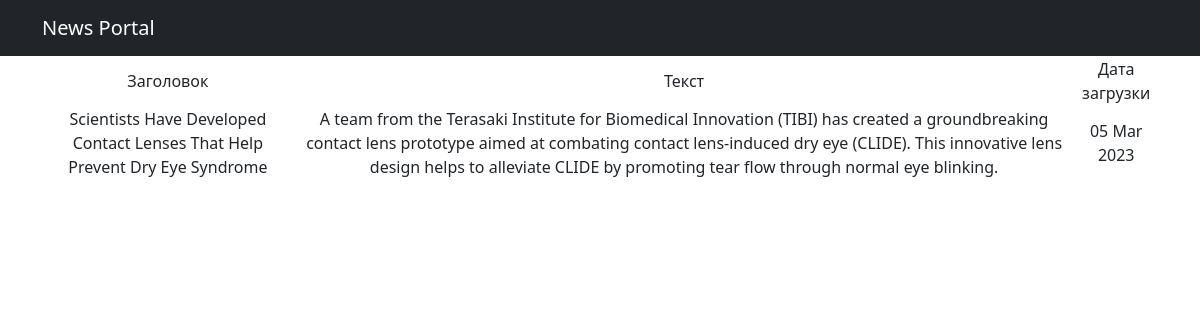
/posts/18, run on the app's committed database.
### news/models.py (models this page shows, shortened)
class Post(models.Model):
    author = models.ForeignKey(Author, on_delete=models.CASCADE)
    NEWS = 'NW'
    ARTICLE = 'AR'
    CATEGORY_CHOICES = (
        (NEWS, 'Новость'),
        (ARTICLE, 'Статья'),
    )
    categoryType = models.CharField(max_length=2, choices=CATEGORY_CHOICES, default=ARTICLE)
    dateCreation = models.DateTimeField(auto_now_add=True)
    postCategory = models.ManyToManyField(Category, through='PostCategory')
    title = models.CharField(max_length=128)
    text = models.TextField()
    rating = models.SmallIntegerField(default=0)

### news/views.py (the view)
# urls.py: path('<int:pk>', PostDetail.as_view(), name='post_detail'),
class PostDetail(DetailView):
    model = Post
    template_name = 'post.html'
    context_object_name = 'post'

### news/templatetags/custom_filters.py (called while the page is built)
@register.filter()
def censor(text):
    stop_words = ('bad', 'boring')
    for word in text.split():
        if word.lower() in stop_words:
            text = text.replace(word, f"{word[0]}{'*' * (len(word) - 1)}")
    return text

### templates/post.html (shortened to what this page needs)
{% extends 'flatpages/default.html' %}
{% load custom_filters %}
{% block content %}
<table>
    <tr>
        <td>Заголовок</td>
        <td>Текст</td>
        <td>Дата загрузки</td>
    </tr>
    <tr>
        <td>{{ post.title|censor }}</td>
        <td>{{ post.text|censor }}</td>
        <td>{{ post.dateCreation|date:'d M Y' }}</td>
    </tr>
</table>
{% endblock content %}

### data on the page
Post: title|censor "Scientists Have Developed Contact Lenses That Help Prevent Dry Eye Syndrome", text|censor "A team from the Terasaki Institute for Biomedical Innovation (TIBI) has created a groundbreaking contact lens prototype aimed at combating contact lens-induced dry eye (CLIDE). This innovative lens design helps to alleviate CLIDE by promoting tear flow through normal eye blinking.", dateCreation "05 Mar 2023"
